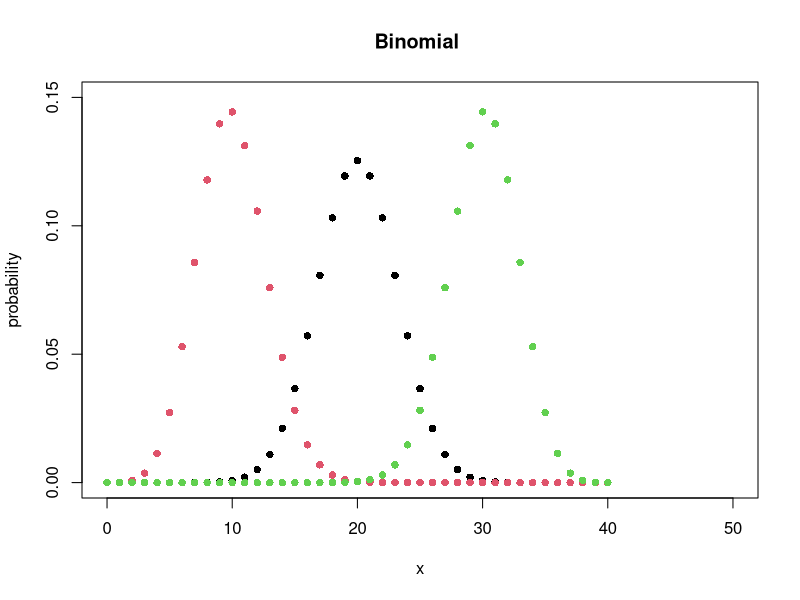
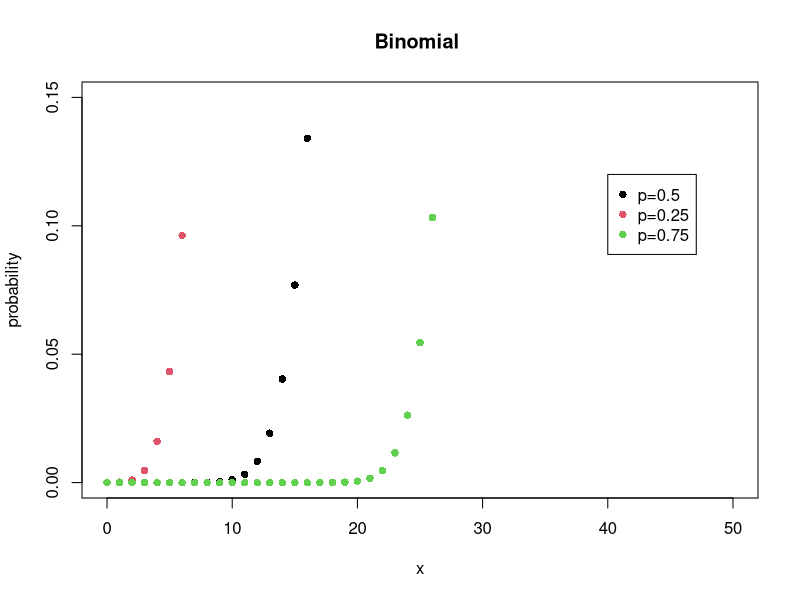
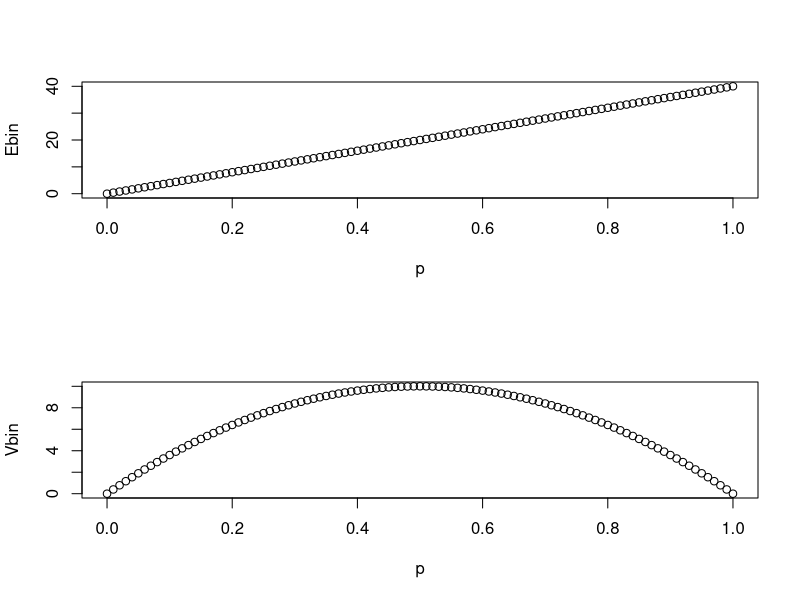
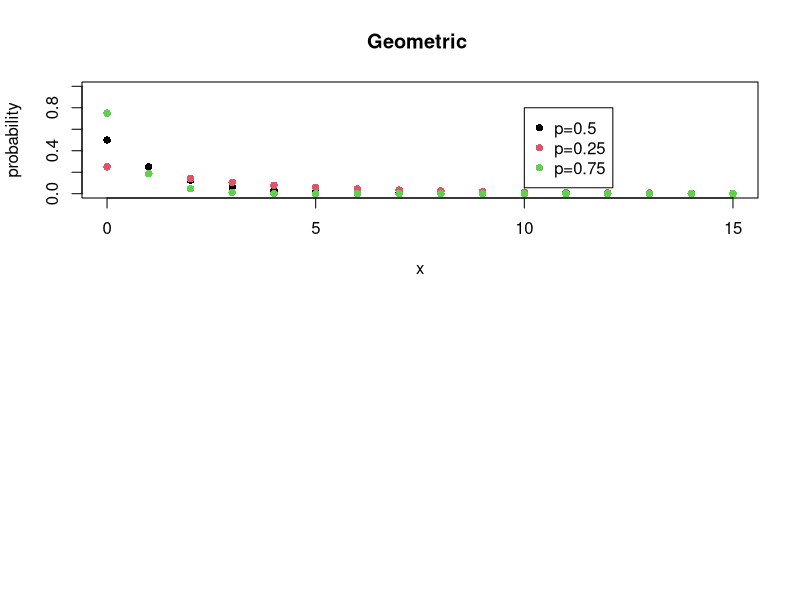
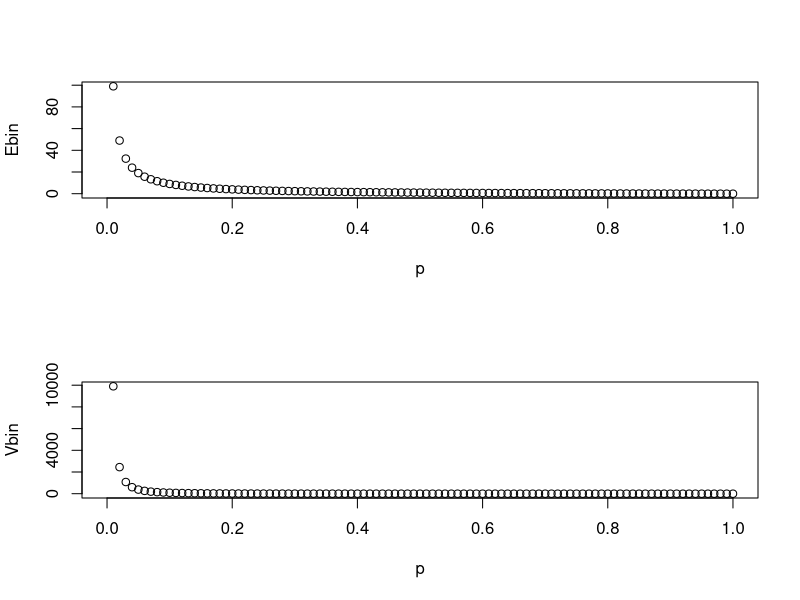
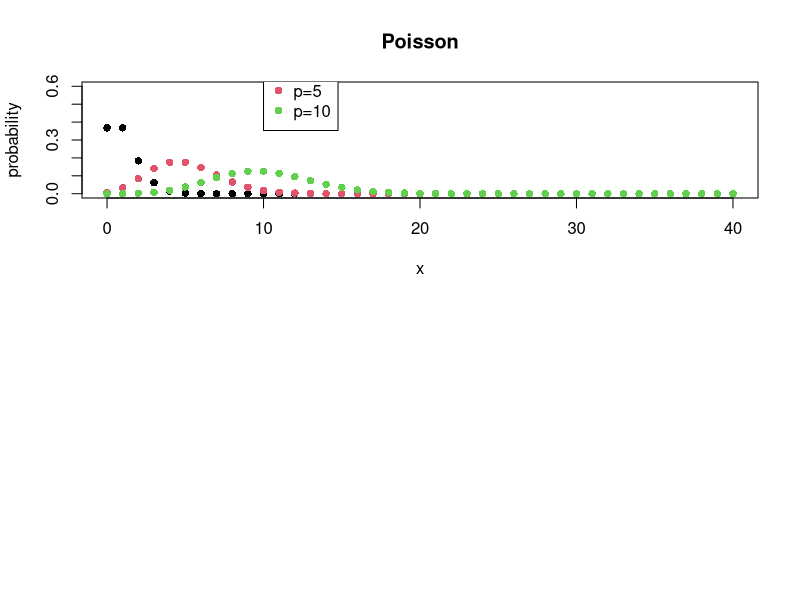
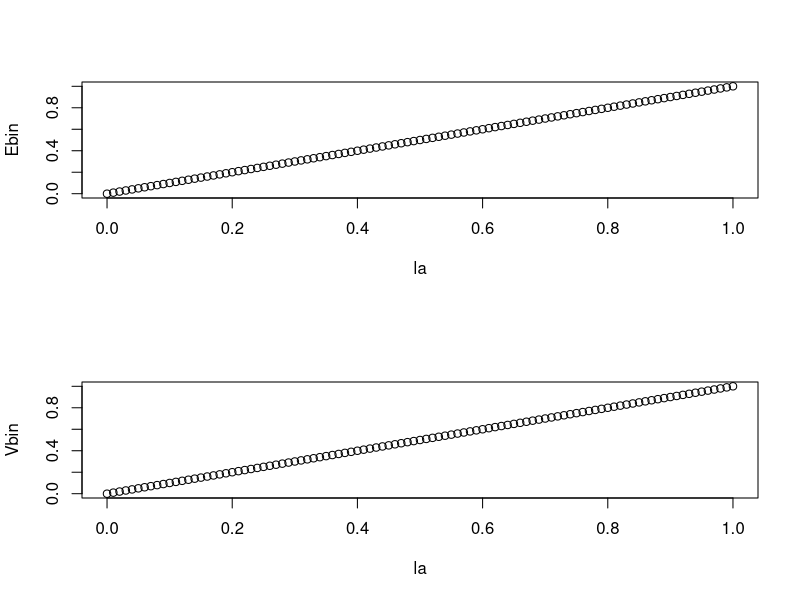
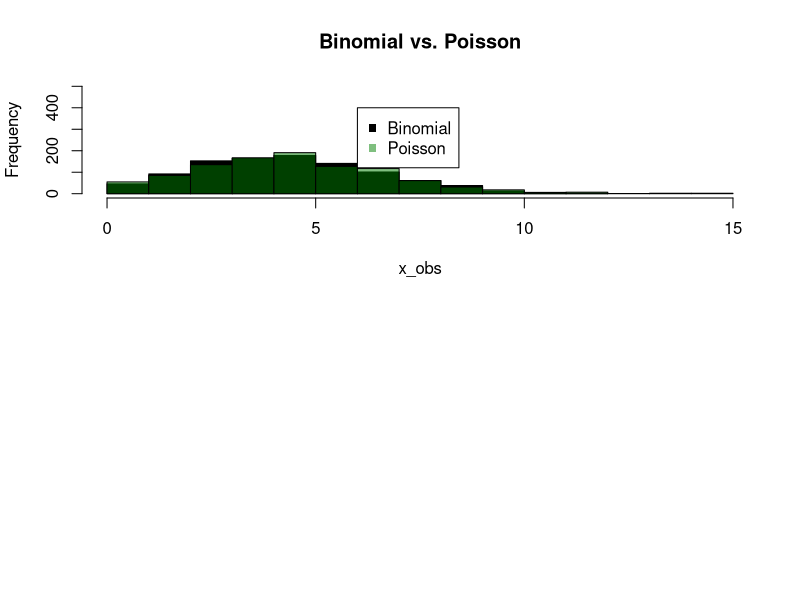

Source code (R) for these figures, in order:
#Properties of Binomila distribution
rm(list=ls(all=TRUE))
#N=40
x=0:40

P_1=dbinom(x,40,0.5)
P_2=dbinom(x,40,0.25)
P_3=dbinom(x,40,0.75)
# P ( X = x ) x 屬於 { 1, 2, ...., 40 }

plot(x,P_1,ylab="probability",xlab="x",main="Binomial ",pch=16,xlim=c(0,50),ylim=c(0,.15))

points(x,P_2,col=2,pch=16)

points(x,P_3,col=3,pch=16)

# 最大是影響他的縱軸
# 他是離散型的分配 所以把它連載一起是沒有意義的
# 他的圖形都是對稱的
# 為什麼紅色跟綠色比較高? (因為 vars在0.5的時候比較大 n是給定的)


# ===================
# CDF
# 因為她是累計的 所以她一定是遞增的 並且她一定不會超過1
x=0:40
P_1=pbinom(x,40,0.5)
P_2=pbinom(x,40,0.25)
P_3=pbinom(x,40,0.75)

plot(x,P_1,ylab="probability",xlab="x",main="Binomial ",pch=16,xlim=c(0,50),ylim=c(0,.15))
points(x,P_2,col=2,pch=16)
points(x,P_3,col=3,pch=16)

# 紅色的資料傾向一開始就很快會發生了

# ===================

legend(40,0.12,c("p=0.5","p=0.25","p=0.75"), pch=16,col=c(1,2,3))

p=seq(0,1,by=0.01)
Ebin=40*p
Vbin=40*p*(1-p)

par(mfrow=c(2,1))
plot(p,Ebin)
plot(p,Vbin)
# p越高 期望越高

#try different N
###########################################################################

#Properties of Geometric distribution
rm(list=ls(all=TRUE))

x=0:40

P_1=dgeom(x,0.5)
P_2=dgeom(x,0.25)
P_3=dgeom(x,0.75)

plot(x,P_1,ylab="probability",xlab="x",main="Geometric ",pch=16,xlim=c(0,15),ylim=c(0,1))

points(x,P_2,col=2,pch=16)

points(x,P_3,col=3,pch=16)

legend(10,0.8,c("p=0.5","p=0.25","p=0.75"), pch=16,col=c(1,2,3))

p=seq(0,1,by=0.01)
Ebin=(1-p)/p
Vbin=(1-p)/(p^2)

par(mfrow=c(2,1))
plot(p,Ebin)
plot(p,Vbin)
###########################################################################

#Properties of Poisson distribution
rm(list=ls(all=TRUE))

x=0:40

P_1=dpois(x,1)
P_2=dpois(x,5)
P_3=dpois(x,10)

plot(x,P_1,ylab="probability",xlab="x",main="Poisson",pch=16,xlim=c(0,40),ylim=c(0,0.6))

points(x,P_2,col=2,pch=16)

points(x,P_3,col=3,pch=16)

legend(10,0.8,c("p=1","p=5","p=10"), pch=16,col=c(1,2,3))

la=seq(0,1,by=0.01)
Ebin=la
Vbin=la

par(mfrow=c(2,1))
plot(la,Ebin)
plot(la,Vbin)
###########################################################################
rm(list=ls(all=TRUE))
set.seed(37)
N=1000
p=0.005
exp_E=N*p
expriment_times=1000
X_Bin=rbinom(expriment_times,N,p)
X_poi=rpois(expriment_times,N*p)


hist(X_Bin,col=1,ylim=c(0,500),main="Binomial vs. Poisson",xlab="x_obs")
hist(X_poi,add=TRUE,col=rgb(0,0.5,0,0.5))


legend(6,400,c("Binomial","Poisson"),pch=15,col=c(1,rgb(0,0.5,0,0.5)))

###########################################################################